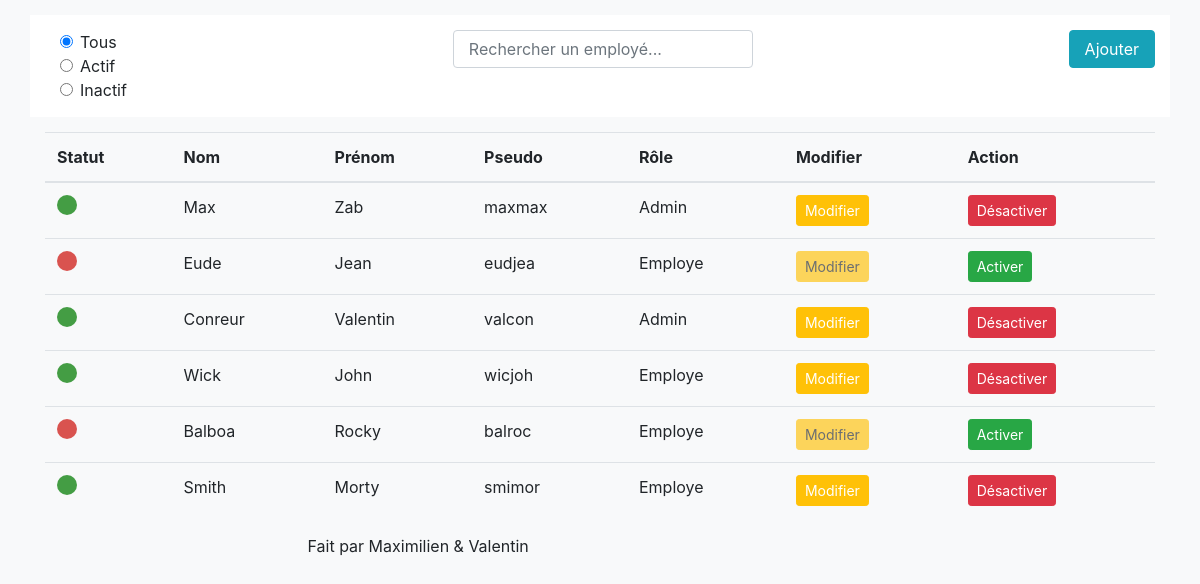
Page /CONTROL/employees.php on the earlier database version.
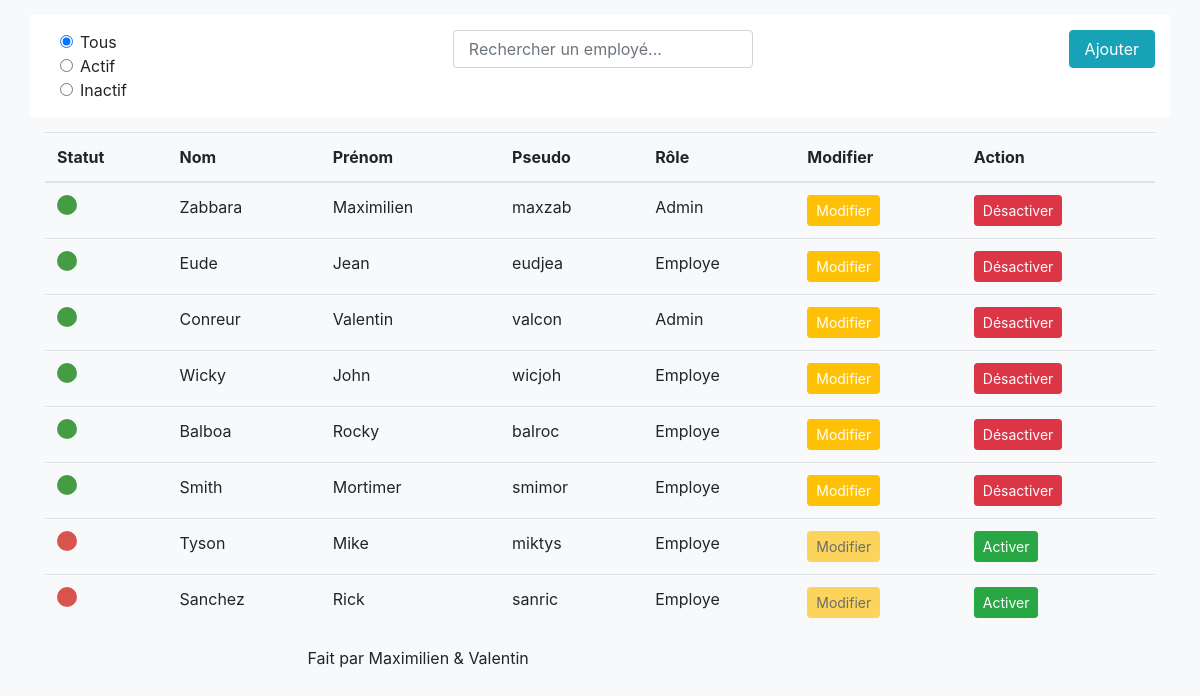
Same page on the later database version.
### tables this page shows
CREATE TABLE `users` (
  `users_ID` int(11) NOT NULL,
  `roles_ID` int(11) NOT NULL,
  `name` varchar(255) NOT NULL,
  `firstname` varchar(255) NOT NULL,
  `pseudo` varchar(255) NOT NULL,
  `password` varchar(255) NOT NULL,
  `isActive` tinyint(1) NOT NULL
);

CREATE TABLE `roles` (
  `roles_ID` int(11) NOT NULL,
  `Label` varchar(255) NOT NULL
);

### CONTROL/employees.php (called while the page is built, shortened)
<?php
require('../VIEW/header.php');
$users = model::load('users');
$users->readDB('u.users_ID, u.name, u.firstname, u.pseudo, r.label, u.isActive','','roles r on r.roles_ID = u.roles_ID');
require('../VIEW/employees.php');
require('../VIEW/footer.php');
?>

### MODEL/model.php (called while the page is built, shortened)
<?php
class model
{
    protected $stmt;
    protected $table = '';
    public function __construct()
    {
        try {
            $dns = 'mysql:host=localhost;dbname=vente_voiture';
            $userDB = 'root';
            $passwd = '';
            $this->stmt = new PDO($dns, $userDB, $passwd);
        }catch(PDOException $e){
            die('Erreur : '. $e->getMessage());
        }
    }
    public function readDB($fields = NULL, $where ='', $innerJoin = ''){
        if($where !=''){
            if($innerJoin !=''){
                $sql = 'SELECT '.$fields. ' FROM '.$this->table.' INNER JOIN '. $innerJoin.' WHERE '. $where;
            }else{
                $sql = 'SELECT '.$fields. ' FROM '.$this->table.' WHERE '. $where;
            }
        }else{
            if($innerJoin !=''){
                $sql = 'SELECT '.$fields. ' FROM '.$this->table.' INNER JOIN '. $innerJoin;
            }else{
                $sql = 'SELECT '.$fields. ' FROM '.$this->table;
            }
        }
        try {
            $select = $this->stmt->query($sql);
            $select->setFetchMode(PDO::FETCH_OBJ);
            $this->data = $select->fetchAll();
        }catch(Exception $e){
            echo 'Une erreur est survenue lors de la récupération des données';
        }
    }
}

### MODEL/users.php (the view, shortened to what this page needs)
<?php
class users extends model
{
    function displayLoopResult($users){
        foreach ($users->data as $k)
        {
            echo '<tr>';
            if($k->isActive == 1){
                echo '<td><span class="dot-success"></span></td>';
            }else{
                echo '<td><span class="dot-danger"></span></td>';
            }
            echo '<td>'.$k->name.'</td>';
            echo '<td>'.$k->firstname.'</td>';
            echo '<td>'.$k->pseudo.'</td>';
            echo '<td>'.$k->label.'</td>';
            if($k->isActive == 1){
                echo '<td><button type="button" class="btn btn-warning btn-sm update" id="user-'.$k->users_ID.'">Modifier</button></td>';
            }else{
                echo '<td><button type="button" class="btn btn-warning btn-sm update" id="user-'.$k->users_ID.'" disabled>Modifier</button></td>';
            }
            if($k->isActive == 1){
                echo '<td><button type="button" class="btn btn-danger btn-sm" id="activation">Désactiver</button></td>';
            }else{
                echo '<td><button type="button" class="btn btn-success btn-sm" id="activation">Activer</button></td>';
            }
            echo '</tr>';
        }
    }
}

### VIEW/header.php (shortened to what this page needs)
<!DOCTYPE html>
<html lang="fr">
<head>
    <link rel="stylesheet" href="../VIEW/css/bootstrap.css">
    <link rel="stylesheet" href="../VIEW/css/bootstrap-grid.css">
    <link rel="stylesheet" href="../VIEW/css/bootstrap-reboot.css">
    <link rel="stylesheet" href="../VIEW/css/style.css">
    <link rel="stylesheet" href="../VIEW/css/fontawesome.min.css">
    <link rel="stylesheet" href="../VIEW/css/all.css">
</head>
<body class="bg-light">

### VIEW/employees.php (shortened to what this page needs)
<div class="container">
    <div class="row search-tool">
        <div class="col-sm-1">
            <div class="form-check">
                <input class="form-check-input radioEmployee" type="radio" name="radioSearch" id="allRadio" value="option1" checked>
                <label class="form-check-label">
                    Tous
                </label>
            </div>
            <div class="form-check">
                <input class="form-check-input radioEmployee" type="radio" name="radioSearch" id="actifRadio" value="option2">
                <label class="form-check-label">
                    Actif
                </label>
            </div>
            <div class="form-check">
                <input class="form-check-input radioEmployee" type="radio" name="radioSearch" id="inactifRadio" value="option3">
                <label class="form-check-label">
                    Inactif
                </label>
            </div>
        </div>
        <div class="col-md">
        <input type="search" name="searchEmpl" id="searchEmpl" placeholder="Rechercher un employé..." class="form-control col-4">
        </div>
        <div class="add-box">
        <button type="button" class="btn btn-info col-auto" data-backdrop="static" data-toggle="modal" data-target="#modalAddUser">
            Ajouter
        </button>
        </div>
    </div>
    <table class="table table-hover">
        <th scope="col">Statut</th>
        <th scope="col">Nom</th>
        <th scope="col">Prénom</th>
        <th scope="col">Pseudo</th>
        <th scope="col">Rôle</th>
        <th scope="col">Modifier</th>
        <th scope="col">Action</th>
        <tbody id="results">
        <?php
        $users->displayLoopResult($users);
        ?>
        </tbody>
    </table>
</div>

### VIEW/footer.php
<div class="footer navbar-fixed-bottom">
    <div class="row">
        <footer class="col-md-6 offset-md-3">
            Fait par Maximilien & Valentin
        </footer>
    </div>
</div>
</body>
</html>

### VIEW/css/style.css (style rules this page uses)
.btn-warning { color: #ffffff; }
.search-tool { margin-top: 15px; margin-bottom: 15px; background-color: #fff; padding: 15px; }
.dot-success { height: 20px; width: 20px; background-color: #449D44; border-radius: 50%; display: inline-block; }
.dot-danger { height: 20px; width: 20px; background-color: #D9534F; border-radius: 50%; display: inline-block; }
input#searchEmpl { margin: auto; }

Differences in the rows shown:
changed users: name "Max" → "Zabbara"; firstname "Zab" → "Maximilien"; pseudo "maxmax" → "maxzab"
changed users "Eude": isActive "Activer" → "Désactiver"
changed users "John": name "Wick" → "Wicky"
changed users "Balboa": isActive "Activer" → "Désactiver"
changed users "Smith": firstname "Morty" → "Mortimer"
added users: isActive 0 (drawn), name "Tyson", firstname "Mike", pseudo "miktys", roles_ID.Label "Employe"
added users: isActive 0 (drawn), name "Sanchez", firstname "Rick", pseudo "sanric", roles_ID.Label "Employe"
